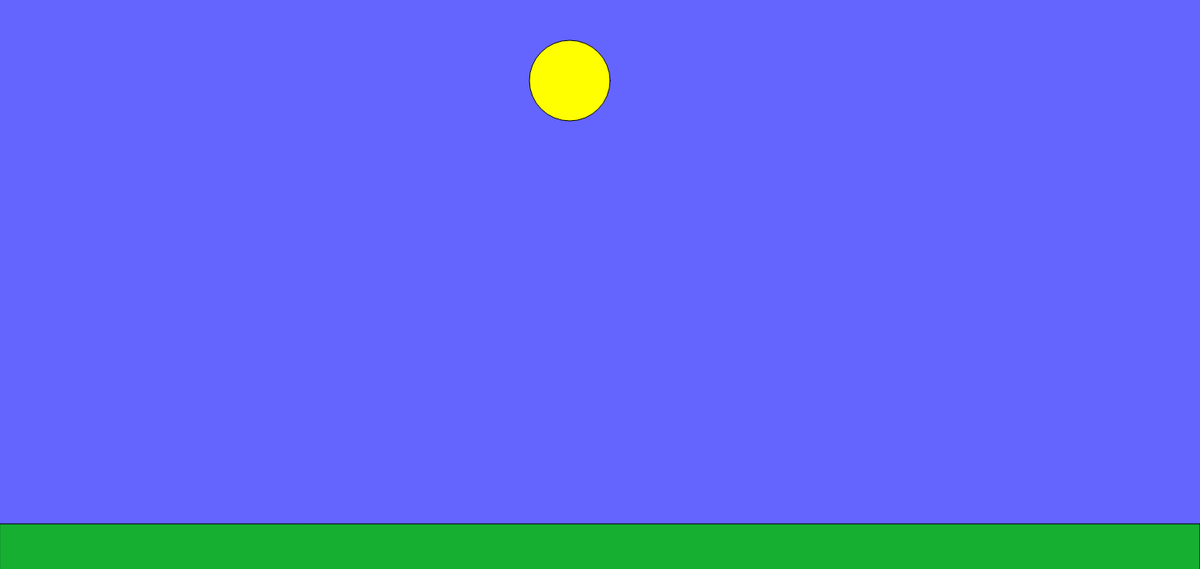
Frame 1 (no input)
Frame 60 (no input): identical to frame 1, image omitted
Frame 120 (the mouse pressed at the canvas centre since frame 60): identical to frame 1, image omitted

The p5.js sketch that drew this single still picture (run headless with seeded random() and noise() and a simulated clock; from frame 60 on, the mouse is pressed at the canvas centre):

// p5.js sketch
// ── sketch.js
// Charles B.
// Observing the Stars under Midnight
// Press the Mouse button to make the sky eepy and start the show, Press the W key to wake yo ass up(rise the sun).
// I've always been fascinated by 4 things in life: History, Railways, Military(technology), and Space. I've always wanted to do a space themed star-viewing thing, so here it is.

// Basic "let" value starting points, starting at daylight.
let x = 740;
let y = 100;
let xMove = 0;
let yMove = 0;
let r = 255;
let g = 255;
let b = 0;

function setup() {
    createCanvas(1487, 706);

    //starts the sun at it's peak location "noon" on the canvas
    x = width / 2;
    x = height / 1;
}

function draw()
{
    background(100, 100, 255);
    //Code for the Sun
    fill(r, g, b);
    ellipse(x, y, 100, 100);
    
    //creating the ground
    fill(23, 175, 50);
    rect(0, 650, 1487, 706);
    
}
